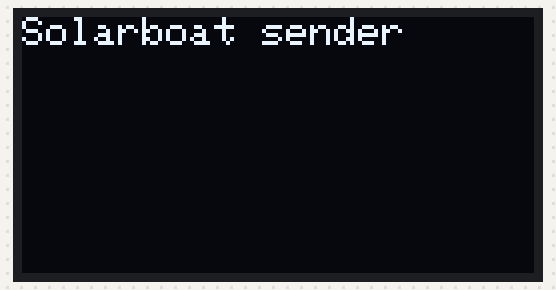
A sketch run on a simulated ESP32. Shown: 128×64 one-colour display. No radio packets arrive unless stated; what the sketch prints to the serial monitor is not drawn.

Above: at 0.3 s.
At 5.1 s:
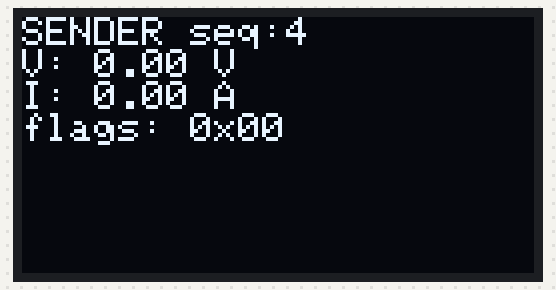
At 9.1 s:
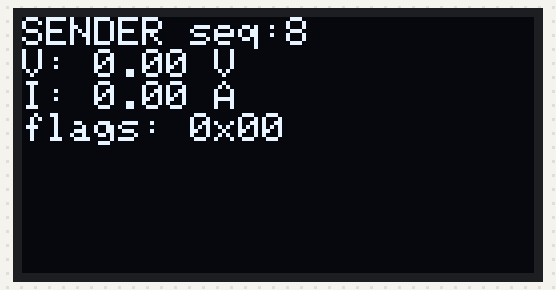
At 19.1 s:
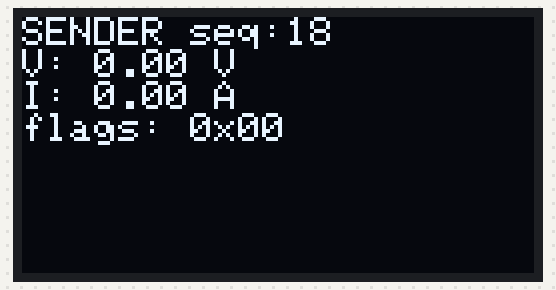
At 29.1 s:
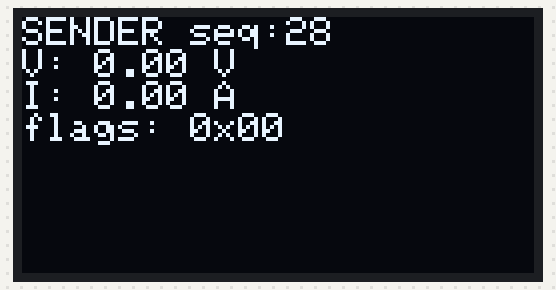
At 38.1 s:
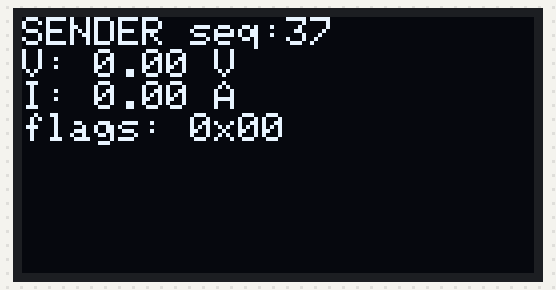

Measured:
- what the display in image 0 shows lasts 0.8 s, from 0.3 s to 1.1 s
- what the display in image 1 shows lasts 1.0 s, from 5.1 s to 6.1 s

The sketch:

sender_esp32_lora.ino
```cpp
#include <Arduino.h>
#include <SPI.h>
#include <LoRa.h>
#include <Wire.h>

#if __has_include(<Adafruit_GFX.h>) && __has_include(<Adafruit_SSD1306.h>)
#include <Adafruit_GFX.h>
#include <Adafruit_SSD1306.h>
#define HAS_OLED 1
#else
#define HAS_OLED 0
#endif

// ---------------------------
// Hardware config (adjust to your board)
// ---------------------------
static constexpr int LORA_SCK = 5;
static constexpr int LORA_MISO = 19;
static constexpr int LORA_MOSI = 27;
static constexpr int LORA_CS = 18;
static constexpr int LORA_RST = 23; // LILYGO T3 v1.6.1
static constexpr int LORA_DIO0 = 26;

static constexpr int VEDIRECT_RX = 34; // ESP32 RX <- VE.Direct TX (input-only pin)
static constexpr int VEDIRECT_TX = -1; // RX-only setup: BMV TX -> ESP32 RX

// ---------------------------
// LoRa radio config
// ---------------------------
// Tuned for longer range (~1km+ line-of-sight over water with decent antennas).
#define LORA_REGION_EU868 1
// #define LORA_REGION_US915 1
// #define LORA_REGION_433 1

#if defined(LORA_REGION_US915)
static constexpr long LORA_FREQ_HZ = 915E6;
#elif defined(LORA_REGION_433)
static constexpr long LORA_FREQ_HZ = 433E6;
#else
static constexpr long LORA_FREQ_HZ = 868E6; // default for NL/EU
#endif
static constexpr int LORA_TX_POWER_DBM = 17;
static constexpr long LORA_BW_HZ = 125E3;
static constexpr int LORA_SPREADING_FACTOR = 10;
static constexpr int LORA_CODING_RATE = 7; // 4/7 (more robust)
static constexpr uint8_t LORA_SYNC_WORD = 0x12;
static constexpr int LORA_PREAMBLE_LEN = 12;

// ---------------------------
// Timing / safety
// ---------------------------
static constexpr uint32_t TX_INTERVAL_MS = 1000;
static constexpr uint32_t DATA_STALE_MS = 5000;

// ---------------------------
// VE.Direct parser
// ---------------------------
struct VeFrameData {
  int32_t batteryMilliVolt = 0;  // mV
  int32_t batteryMilliAmp = 0;   // mA (+charge, -discharge)
  bool hasBatteryV = false;
  bool hasBatteryI = false;
  uint32_t lastUpdateMs = 0;
};

static VeFrameData g_veData;

static String g_line;
static bool g_inFrame = false;
static uint8_t g_checksumAccumulator = 0;

// ---------------------------
// LoRa packet format (binary)
// ---------------------------
#pragma pack(push, 1)
struct TelemetryPacket {
  uint8_t magic[2];     // 'S','B' (solarboat)
  uint8_t version;      // protocol version
  uint32_t sequence;
  uint32_t uptimeMs;
  int32_t batteryMilliVolt;
  int32_t batteryMilliAmp;
  uint8_t flags;        // bit0=dataValid, bit1=dataStale
  uint16_t crc16;
};
#pragma pack(pop)

static uint32_t g_sequence = 0;

#if HAS_OLED
static constexpr int OLED_WIDTH = 128;
static constexpr int OLED_HEIGHT = 64;
static constexpr int OLED_ADDR = 0x3C;
static constexpr int OLED_SDA = 21;
static constexpr int OLED_SCL = 22;
static Adafruit_SSD1306 g_display(OLED_WIDTH, OLED_HEIGHT, &Wire, -1);
#endif

static uint16_t crc16Ccitt(const uint8_t* data, size_t len) {
  uint16_t crc = 0xFFFF;
  for (size_t i = 0; i < len; ++i) {
    crc ^= static_cast<uint16_t>(data[i]) << 8;
    for (uint8_t j = 0; j < 8; ++j) {
      if (crc & 0x8000) {
        crc = (crc << 1) ^ 0x1021;
      } else {
        crc <<= 1;
      }
    }
  }
  return crc;
}

static bool parseVeLine(const String& line) {
  // VE.Direct frame lines are "KEY<TAB>VALUE" and frame ends with "Checksum\tX"
  const int tabPos = line.indexOf('\t');
  if (tabPos <= 0) {
    return false;
  }

  const String key = line.substring(0, tabPos);
  const String value = line.substring(tabPos + 1);

  if (key == "V") {
    g_veData.batteryMilliVolt = value.toInt();
    g_veData.hasBatteryV = true;
    return true;
  }

  if (key == "I") {
    g_veData.batteryMilliAmp = value.toInt();
    g_veData.hasBatteryI = true;
    return true;
  }

  return false;
}

static void resetVeFrameState() {
  g_inFrame = true;
  g_checksumAccumulator = 0;
}

static void processVeChar(char c) {
  // Accumulate checksum over the whole frame including checksum byte,
  // resulting sum should be 0 (mod 256).
  g_checksumAccumulator = static_cast<uint8_t>(g_checksumAccumulator + static_cast<uint8_t>(c));

  if (c == '\n') {
    // Strip CR/LF
    String line = g_line;
    line.trim();

    if (line.startsWith("PID\t")) {
      // Heuristic: a new frame often starts at PID
      resetVeFrameState();
    }

    if (line.startsWith("Checksum\t")) {
      // At this point checksum accumulator should be 0 on valid frame.
      if (g_checksumAccumulator == 0 && g_veData.hasBatteryV && g_veData.hasBatteryI) {
        g_veData.lastUpdateMs = millis();
      }
      // Start collecting next frame.
      g_veData.hasBatteryV = false;
      g_veData.hasBatteryI = false;
      g_checksumAccumulator = 0;
      g_inFrame = false;
    } else {
      parseVeLine(line);
    }

    g_line = "";
  } else {
    g_line += c;
  }
}

static void readVeDirect() {
  while (Serial2.available() > 0) {
    const char c = static_cast<char>(Serial2.read());
    processVeChar(c);
  }
}

static void sendTelemetry() {
  TelemetryPacket packet{};
  packet.magic[0] = 'S';
  packet.magic[1] = 'B';
  packet.version = 1;
  packet.sequence = g_sequence++;
  packet.uptimeMs = millis();

  const uint32_t ageMs = millis() - g_veData.lastUpdateMs;
  const bool dataValid = (g_veData.lastUpdateMs > 0);
  const bool dataStale = dataValid && (ageMs > DATA_STALE_MS);

  packet.batteryMilliVolt = g_veData.batteryMilliVolt;
  packet.batteryMilliAmp = g_veData.batteryMilliAmp;
  packet.flags = 0;
  if (dataValid) {
    packet.flags |= 0x01;
  }
  if (dataStale) {
    packet.flags |= 0x02;
  }

  packet.crc16 = crc16Ccitt(reinterpret_cast<const uint8_t*>(&packet), sizeof(packet) - sizeof(packet.crc16));

  LoRa.beginPacket();
  LoRa.write(reinterpret_cast<const uint8_t*>(&packet), sizeof(packet));
  LoRa.endPacket();

  Serial.printf(
      "TX seq=%lu V=%.3fV I=%.3fA flags=0x%02X\n",
      static_cast<unsigned long>(packet.sequence),
      packet.batteryMilliVolt / 1000.0,
      packet.batteryMilliAmp / 1000.0,
      packet.flags);

#if HAS_OLED
  g_display.clearDisplay();
  g_display.setCursor(0, 0);
  g_display.printf("SENDER seq:%lu\n", static_cast<unsigned long>(packet.sequence));
  g_display.printf("V: %.2f V\n", packet.batteryMilliVolt / 1000.0);
  g_display.printf("I: %.2f A\n", packet.batteryMilliAmp / 1000.0);
  g_display.printf("flags: 0x%02X\n", packet.flags);
  g_display.display();
#endif
}

void setup() {
  Serial.begin(115200);
  delay(200);
  Serial.println("Solarboat sender booting...");

#if HAS_OLED
  Wire.begin(OLED_SDA, OLED_SCL);
  if (g_display.begin(SSD1306_SWITCHCAPVCC, OLED_ADDR)) {
    g_display.clearDisplay();
    g_display.setTextSize(1);
    g_display.setTextColor(SSD1306_WHITE);
    g_display.setCursor(0, 0);
    g_display.println("Solarboat sender");
    g_display.display();
  }
#endif

  // RX-only VE.Direct readout (no TX back to BMV required).
  Serial2.begin(19200, SERIAL_8N1, VEDIRECT_RX, VEDIRECT_TX);

  SPI.begin(LORA_SCK, LORA_MISO, LORA_MOSI, LORA_CS);
  LoRa.setPins(LORA_CS, LORA_RST, LORA_DIO0);

  if (!LoRa.begin(LORA_FREQ_HZ)) {
    Serial.println("LoRa init failed. Check wiring.");
    while (true) {
      delay(1000);
    }
  }

  LoRa.setTxPower(LORA_TX_POWER_DBM);
  LoRa.setSignalBandwidth(LORA_BW_HZ);
  LoRa.setSpreadingFactor(LORA_SPREADING_FACTOR);
  LoRa.setCodingRate4(LORA_CODING_RATE);
  LoRa.enableCrc();
  LoRa.setSyncWord(LORA_SYNC_WORD);
  LoRa.setPreambleLength(LORA_PREAMBLE_LEN);

  Serial.println("Sender ready.");
}

void loop() {
  static uint32_t lastTxMs = 0;

  readVeDirect();

  const uint32_t now = millis();
  if (now - lastTxMs >= TX_INTERVAL_MS) {
    lastTxMs = now;
    sendTelemetry();
  }
}
```
